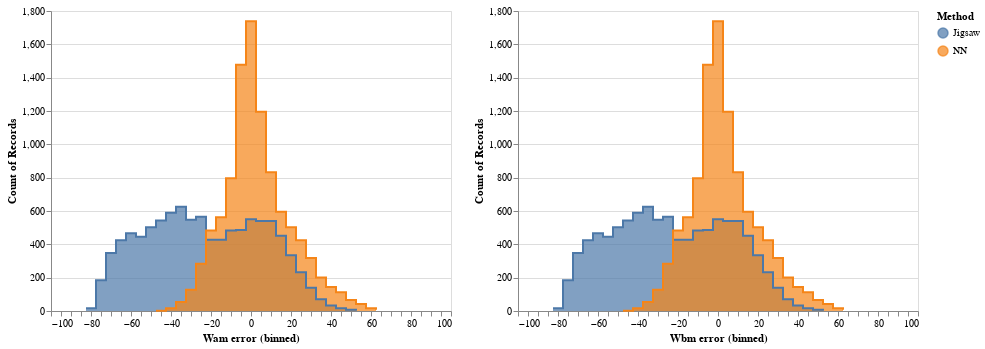

Here is the notebook cell this chart was saved with:
### Code cell
def make_chart(chart_data, name):
    return alt.Chart(chart_data).transform_fold(['Jigsaw', 'NN'], as_=['Method', name]).mark_area(interpolate='step-after', line=True, opacity=0.7).encode(alt.X(f"{name}:Q", bin=alt.Bin(extent=[-100, 100], step=5)), y=alt.Y("count()", stack=None), color='Method:N')
Wam_chart = make_chart(Wam_chart_data, 'Wam error')
Wbm_chart = make_chart(Wam_chart_data, 'Wbm error')
Wam_chart | Wbm_chart

### Figure 1 — Vega-Lite specification as saved in the notebook (floating-point values rounded to 4 significant figures; data arrays with more than 128 entries replaced by an {"elided": "..."} marker saying what was removed)
{"config": {"view": {"continuousWidth": 400, "continuousHeight": 300}}, "hconcat": [{"mark": {"type": "area", "interpolate": "step-after", "line": true, "opacity": 0.7}, "encoding": {"color": {"type": "nominal", "field": "Method"}, "x": {"type": "quantitative", "bin": {"extent": [-100, 100], "step": 5}, "field": "Wam error"}, "y": {"type": "quantitative", "aggregate": "count", "stack": null}}, "transform": [{"fold": ["Jigsaw", "NN"], "as": ["Method", "Wam error"]}]}, {"mark": {"type": "area", "interpolate": "step-after", "line": true, "opacity": 0.7}, "encoding": {"color": {"type": "nominal", "field": "Method"}, "x": {"type": "quantitative", "bin": {"extent": [-100, 100], "step": 5}, "field": "Wbm error"}, "y": {"type": "quantitative", "aggregate": "count", "stack": null}}, "transform": [{"fold": ["Jigsaw", "NN"], "as": ["Method", "Wbm error"]}]}], "data": {"name": "data-e8fb3d88c88f15794809e48f06dc44d7"}, "$schema": "https://vega.github.io/schema/vega-lite/v4.0.2.json", "datasets": {"data-e8fb3d88c88f15794809e48f06dc44d7": {"elided": "10000 records"}}}
